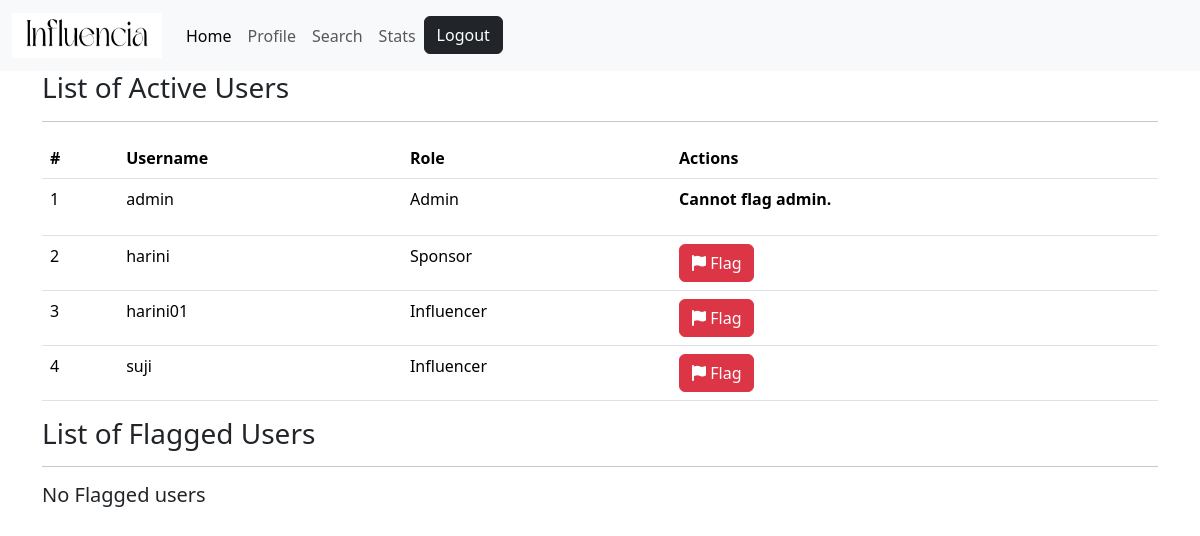
Screenshot of /users (signed in) with the database file from the repository.
### models.py (models this page shows)
class User(db.Model):
    __tablename__="user"
    id=db.Column(db.Integer,primary_key=True)
    username=db.Column(db.String(32),nullable=False,unique=True)
    passhash=db.Column(db.String(64),nullable=False)
    role=db.Column(db.String(16),default="User")
    is_flagged=db.Column(db.Boolean,default=False,nullable=False)
    is_admin=db.Column(db.Boolean,default=False,nullable=False)
    sponsors=db.relationship('Sponsor',backref="user",lazy=True,cascade='all,delete-orphan')
    influencers=db.relationship('Influencer',backref="user",lazy=True,cascade='all,delete-orphan')

### routes.py (the view)
@app.route('/users')
@check_admin
def user_list():
    users=User.query.all()
    notflag_users = User.query.filter_by(is_flagged=False).all()
    flag_users=User.query.filter_by(is_flagged=True).all()
    return render_template('Admin/users.html',users=users, notflag_users=notflag_users,flag_users=flag_users)

### routes.py (called while the page is built)
def check_admin(func):
    @wraps(func) #to avoid the server throwing an error for not having unique functions;   func-placeholder for the function passed (eg. profile(), login(), etc.)
    def wrapper(*args, **kwargs): #pack and unpacking of : args- positional arguments ; kwargs- keyword arguments
        if 'username' not in session:
            flash("You need to login first")
            return redirect(url_for('login'))
        user=User.query.filter_by(username=session['username']).first()
        if not user:
            session.pop('username')
            return redirect(url_for('login'))
        if not user.is_admin:
            flash("You are not authorized to visit this page")
            return redirect(url_for('home'))
        return func(*args, **kwargs)
    return wrapper

### templates/Admin/users.html (shortened to what this page needs)
{% extends 'layout.html' %}
{% block content %}
    <h3>List of Active Users</h3>
    <hr>
<table class="table">
    <thead>
        <tr>
            <th>#</th>
            <th>Username</th>
            <th>Role</th>
            <th>Actions</th>
        </tr>
    </thead>
    <tbody>
    {% for user in notflag_users %}
      <tr>
        <td>{{user.id}}</td>
        <td>{{user.username}}</td>
        <td>{{user.role}}</td>
        <td>
            {% if not user.is_admin %}
                <form action="{{url_for('flag_user',id=user.id)}}" method="POST">
                    <button class="btn btn-danger" type="submit"><i class="fa fa-flag" aria-hidden="true"></i> Flag</button>
                </form>
            {% else %}
                <p><b>Cannot flag admin.</b></p>
            {% endif %}
        </td>
      </tr>
    {% endfor %}
    </tbody>
</table>
<h3>List of Flagged Users</h3>
<hr>
{% if flag_users | length == 0 %}
        <h5>No Flagged users</h5>
{% endif %}
{% endblock %}

### rows the page displays
User: id "1", username "admin", role "Admin", is_admin "Cannot flag admin."
User: id "2", username "harini", role "Sponsor"
User: id "3", username "harini01", role "Influencer"
User: id "4", username "suji", role "Influencer"
